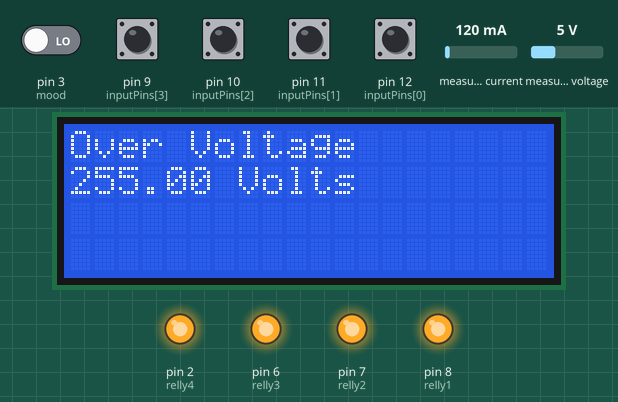
Simulated run of this sketch. Board: Arduino Uno, built with avr-gcc and run on an emulated ATmega328P. Parts: 20×4 character LCD, output pins drawn as LEDs (lit = HIGH). The inputs (shaded band) are chosen by the test bench; at power-on: pin 9 (inputPins[3]), pin 10 (inputPins[2]), pin 11 (inputPins[1]), pin 12 (inputPins[0]) HIGH, pin 3 (mood) LOW, measured current 120 mA, measured voltage 5 V. What the sketch prints to the serial monitor is not drawn.

Above: at 3.2 s.
3.3 s: pin 3 (mood) driven HIGH
At 4.2 s:
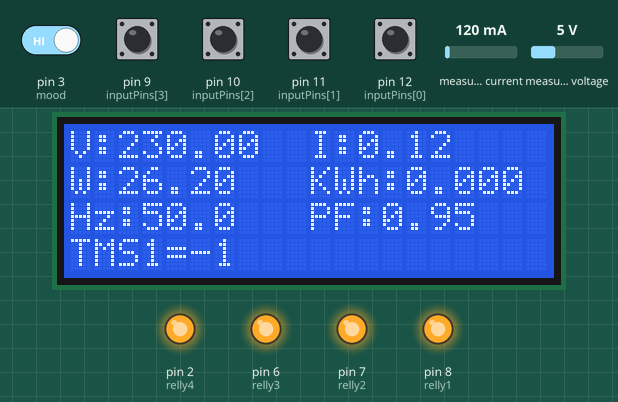
4.8 s: measured current set to 40 mA
At 5.6 s:
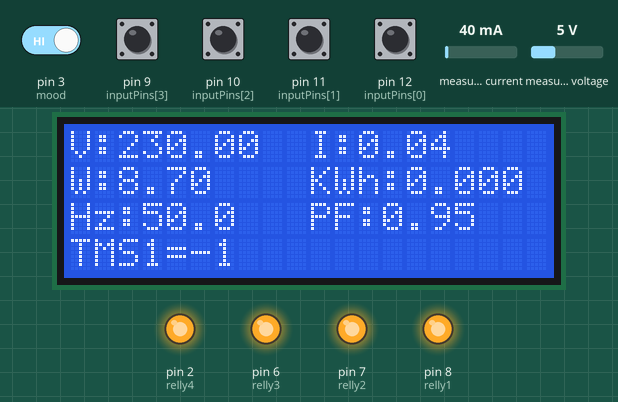
6.4 s: measured voltage set to 0.3 V
At 6.9 s:
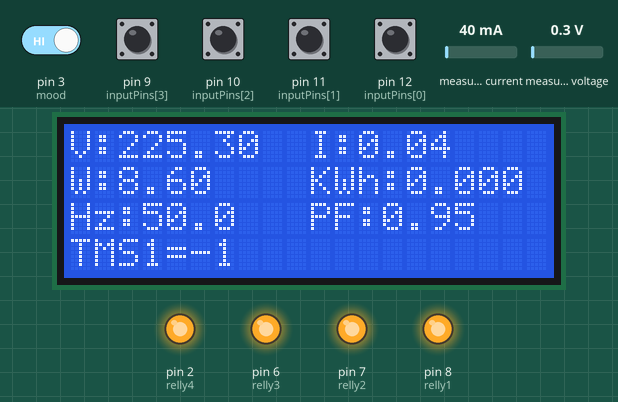
7.9 s: measured current set to 500 mA
At 8.3 s:
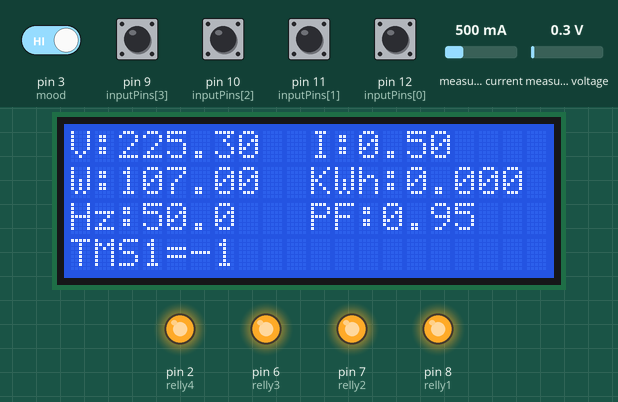
9.4 s: measured voltage set to 3.8 V
At 9.8 s:
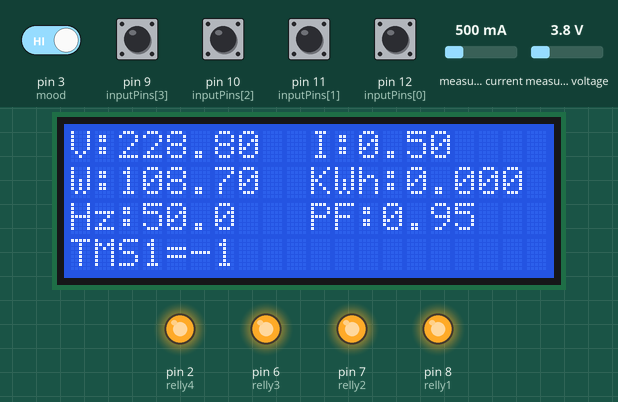
Timing chart, 0 to 12.4 s (numbered marks = the images above; inputs shaded):
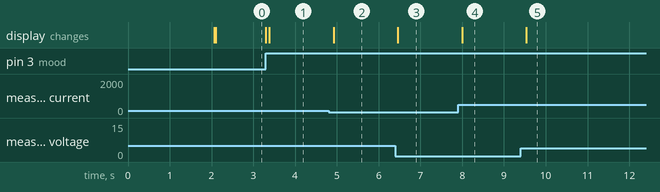

The sketch:

power_V7.ino
```cpp
#include <PZEM004Tv30.h>
#include <Wire.h>
#include <LiquidCrystal.h>
#include <EEPROM.h>

PZEM004Tv30 pzem(4,5);//arduino
float voltage;
float current;
float power;
float energy;
float frequency;
float pf;
//LiquidCrystal_I2C lcd(0x27,20,4); // set the LCD address to 0x3F for a 16 chars and 2 line display

LiquidCrystal lcd(A0, A1, A2, A3, A4, A5);

byte R1mood=0;
byte R2mood=0;
byte R3mood=0;
byte R4mood=0;


byte mood=3;
byte relly1=8;
byte relly2=7;
byte relly3=6;
byte relly4=2;
byte fclear=0;
int tms_set1=1;
int tms_set2=1;
int tms_set3=1;
int tms_set4=1;
int timeroc1=0;
int timeroc2=0;
int timeroc3=0;
int timeroc4=0;
float ti1=0.00;
float ti2=0.00;
float ti3=0.00;
float ti4=0.00;
byte O_V=0;
byte L_V=0;
byte O_C=0;
byte L_F=0;
byte O_F=0;
float L_PF1=0.90;
float L_PF2=0.85;
float L_PF3=0.80;
//Input & Button Logic
const int numOfInputs = 4;
const int inputPins[numOfInputs] = {12,11,10,9};
int inputState[numOfInputs];
int lastInputState[numOfInputs] = {LOW,LOW,LOW,LOW};
bool inputFlags[numOfInputs] = {LOW,LOW,LOW,LOW};
long lastDebounceTime[numOfInputs] = {0,0,0,0};
long debounceDelay = 5;

//LCD Menu Logic
const int numOfScreens = 16;
int currentScreen = 0;
String screens[numOfScreens][2] = {{"Over Voltage","Volts"}, {"Low Voltage","Volts"},
{"Over Current","Amper"},{"Low Frequency","Hz"},{"Over Frequency","Hz"}, {"LOW POWER FACTOR 1", "CosFi"}, {"LOW POWER FACTOR 2", "CosFi"}, {"LOW POWER FACTOR 3", "CosFi"},{"TMS1 SET", " "},{"TMS2 SET", " "},{"TMS3 SET", ""},{"TMS4 SET", " "},{"R1_Mood", " "},{"R2_Mood", " "},{"R3_Mood", " "},{"R4_Mood", " "}};

float parameters[numOfScreens];


void setup() {
 O_V=EEPROM.read(1);
 L_V=EEPROM.read(2);
 O_C=EEPROM.read(3);
 L_F=EEPROM.read(4);
 O_F=EEPROM.read(5);
 EEPROM.get(10,L_PF1);
 EEPROM.get(30,L_PF2);
 EEPROM.get(50,L_PF3);
 EEPROM.get(70,tms_set1);
 EEPROM.get(100,tms_set2);
 EEPROM.get(130,tms_set3);
 EEPROM.get(160,tms_set4);
 R1mood=EEPROM.read(190);
 R2mood=EEPROM.read(191);
 R3mood=EEPROM.read(192);
 R4mood=EEPROM.read(193);
 parameters[0]=float(O_V);
  parameters[1]=float(L_V);
  parameters[2]=float(O_C);
  parameters[3]=float(L_F);
  parameters[4]=float(O_F);
  parameters[5]=L_PF1;
  parameters[6]=L_PF2;
  parameters[7]=L_PF3;
  parameters[8]=tms_set1;
  parameters[9]=tms_set2;
  parameters[10]=tms_set3;
  parameters[11]=tms_set4;
  parameters[12]=R1mood;
  parameters[13]=R2mood;
  parameters[14]=R3mood;
  parameters[15]=R4mood;
    Serial.begin(115200);
//  lcd.begin();
  //lcd.init();                      // initialize the lcd

  lcd.begin(20, 4);

//  lcd.backlight();
      lcd.clear();
       lcd.setCursor(5, 1);
       lcd.print("AMIR_ESHAQY");
      delay(2000);
      lcd.clear();
    // Uncomment in order to reset the internal energy counter
    // pzem.resetEnergy()
 for(int i = 0; i < numOfInputs; i++) {
    pinMode(inputPins[i], INPUT);
    digitalWrite(inputPins[i], HIGH); // pull-up 20k
  }
  pinMode(mood,INPUT);
  pinMode(relly1,OUTPUT);
  pinMode(relly2,OUTPUT);
  pinMode(relly3,OUTPUT);
  pinMode(relly4,OUTPUT);

  digitalWrite(relly4,HIGH);
  digitalWrite(relly3,HIGH);
  digitalWrite(relly2,HIGH);
  digitalWrite(relly1,HIGH);
}


///////////////////////////////////////////////////////////////////////////////////////////////
void loop(){
  if(digitalRead(mood)==HIGH){

 save_eep();
 Reeding_par();
// rellay();
relay_new();
   // Serial.println();
    delay(50);
}else{
  fclear=0;
  setInputFlags();
  resolveInputFlags();
  }
}

void setInputFlags() {
  for(int i = 0; i < numOfInputs; i++) {
    int reading = digitalRead(inputPins[i]);
    if (reading != lastInputState[i]) {
      lastDebounceTime[i] = millis();
    }
    if ((millis() - lastDebounceTime[i]) > debounceDelay) {
      if (reading != inputState[i]) {
        inputState[i] = reading;
        if (inputState[i] == HIGH) {
          inputFlags[i] = HIGH;
        }
      }
    }
    lastInputState[i] = reading;
  }
}

void resolveInputFlags() {
  for(int i = 0; i < numOfInputs; i++) {
    if(inputFlags[i] == HIGH) {
      inputAction(i);
      inputFlags[i] = LOW;
      printScreen();
    }
  }
}

void inputAction(int input) {
  if(input == 0) {
    if (currentScreen == 0) {
      currentScreen = numOfScreens-1;
    }else{
      currentScreen--;
    }
  }else if(input == 1) {
    if (currentScreen == numOfScreens-1) {
      currentScreen = 0;
    }else{
      currentScreen++;
    }
  }else if(input == 2) {
    parameterChange(0);
  }else if(input == 3) {
    parameterChange(1);
  }
}

void parameterChange(int key) {
   if(key == 0 && currentScreen>=5&& currentScreen<=7) {
    parameters[currentScreen]=parameters[currentScreen]+0.01;
  }else if(key == 1 && currentScreen>=5&& currentScreen<=7) {
    parameters[currentScreen]=parameters[currentScreen]-0.01;
  }else if(key == 0 && currentScreen!=5) {
    parameters[currentScreen]++;
  }else if(key == 1 && currentScreen!=5) {
    parameters[currentScreen]--;}
O_V=byte(parameters[0]);
L_V=byte(parameters[1]);
O_C=byte(parameters[2]);
L_F=byte(parameters[3]);
O_F=byte(parameters[4]);
L_PF1=parameters[5];
L_PF2=parameters[6];
L_PF3=parameters[7];
tms_set1=parameters[8];
tms_set2=parameters[9];
tms_set3=parameters[10];
tms_set4=parameters[11];
R1mood=parameters[12];
R2mood=parameters[13];
R3mood=parameters[14];
R4mood=parameters[15];}

void printScreen() {
  lcd.clear();
  lcd.print(screens[currentScreen][0]);
  lcd.setCursor(0,1);
  lcd.print(parameters[currentScreen]);
  lcd.print(" ");
  lcd.print(screens[currentScreen][1]);
}
////////////////////////////pzem reeding prametr
void Reeding_par(){


  //  Serial.print("Custom Address:");
   // Serial.println(pzem.readAddress(), HEX);

    // Read the data from the sensor
    voltage = pzem.voltage();
    current = pzem.current();
    power = pzem.power();
    energy = pzem.energy();
    frequency = pzem.frequency();
    //pf = pzem.pf();
    if(pzem.pf()<0.1){
    pf=1.00;
    }else if(pzem.pf()>0.99){
    pf=0.00;
    }else{
    pf=pzem.pf();
    }

   // Check if the data is valid
    if(isnan(voltage)){
        //Serial.println("Error reading voltage");
        lcd.clear();
                lcd.setCursor(0, 1);
                lcd.print("Error readingVoltage");
    } else if (isnan(current)) {
      //  Serial.println("Error reading current");
        lcd.clear();
                lcd.setCursor(0, 1);
                lcd.print("Error readingCurrent");
    } else if (isnan(power)) {
       // Serial.println("Error reading power");
        lcd.clear();
               lcd.setCursor(0, 1);
               lcd.print("Error reading Power");
    } else if (isnan(energy)) {
       // Serial.println("Error reading energy");
        lcd.clear();
               lcd.setCursor(0, 1);
               lcd.print("Error reading Energy");
    } else if (isnan(frequency)) {
       // Serial.println("Error reading frequency");
        lcd.clear();
               lcd.setCursor(0, 1);
               lcd.print("Error Read Frequency");
    } else if (isnan(pf)) {
      //  Serial.println("Error reading power factor");
        lcd.clear();
               lcd.setCursor(0, 1);
               lcd.print("ErrorReadPowerFactor");
    } else {
//Serial.print(x);Serial.print(",");

        // Print the values to the Serial console
        Serial.print(voltage);Serial.print(",");
      //  Serial.print("Voltage: ");      Serial.print(voltage);      Serial.println("V");
        lcd.setCursor(0,0);             lcd.print("V:");            lcd.setCursor(2,0);           lcd.print(voltage);
      //  Serial.print("Current: ");      Serial.print(current);      Serial.println("A");
        Serial.print(current);Serial.print(",");
        lcd.setCursor(10,0);             lcd.print("I:");            lcd.setCursor(12,0);         lcd.print(current);
      //  Serial.print("Power: ");        Serial.print(power);        Serial.println("W");
        Serial.print(power);Serial.print(",");
        lcd.setCursor(0,1);             lcd.print("W:");            lcd.setCursor(2,1);           lcd.print(power);     lcd.print("    ");
      //  Serial.print("Energy: ");       Serial.print(energy,3);     Serial.println("kWh");
        Serial.print(energy,3);Serial.print(",");
        lcd.setCursor(10,1);            lcd.print("KWh:");          lcd.setCursor(14,1);          lcd.print(energy,3);  lcd.print(" ");
      //  Serial.print("Frequency: ");    Serial.print(frequency, 1); Serial.println("Hz");
        Serial.print(frequency, 1);Serial.print(",");
        lcd.setCursor(0,2);             lcd.print("Hz:");            lcd.setCursor(3,2);           lcd.print(frequency, 1);
      //  Serial.print("PF: ");           Serial.println(pf);

        lcd.setCursor(10,2);            lcd.print("PF:");
      /*   if(pf<0.1){

      Serial.println("1");
        lcd.setCursor(13,2);         lcd.print(1);
        pf=1;
          }else{
        Serial.println(pf);
        lcd.setCursor(13,2);         lcd.print(pf);}*/
        Serial.println(pf);
        lcd.setCursor(13,2);         lcd.print(pf);

        lcd.setCursor(0,3);             lcd.print("TMS1=");           lcd.print(tms_set1);
}
        ////////////////////////////////////////////////////////////////////////////////////////////////////////////////////


}
  void save_eep(){
     if(fclear==0){
  EEPROM.update(1, O_V);
  EEPROM.update(2, L_V);
  EEPROM.update(3, O_C);
  EEPROM.update(4, L_F);
  EEPROM.update(5, O_F);
  EEPROM.put(10, L_PF1);
  EEPROM.put(30, L_PF2);
  EEPROM.put(50, L_PF3);
  EEPROM.put(70,tms_set1);
  EEPROM.put(100,tms_set2);
  EEPROM.put(130,tms_set3);
  EEPROM.put(160,tms_set4);
  EEPROM.put(190,R1mood);
  EEPROM.put(191,R2mood);
  EEPROM.put(192,R3mood);
  EEPROM.put(193,R4mood);

  lcd.clear();
  fclear=1;}
    }
void relay_new(){
switch (R1mood) {
    case 1:
    //tms_On
    if(current>O_C){
    timeroc1++;
    ti1=(0.14*float(tms_set1))/(pow(current/float(O_C),0.02)-1);
    if(timeroc1>=ti1){
    timeroc1==ti1;
      digitalWrite(relly1,LOW);
      }
   }else{
      digitalWrite(relly1,HIGH);
       timeroc1=0;
         }
   break;
   case 2:
      if(current>O_C){
      timeroc1++;
    if(timeroc1>=tms_set1){
      timeroc1==tms_set1;
        digitalWrite(relly1,LOW);
      }
   }else{
        digitalWrite(relly1,HIGH);
       timeroc1=0;
         }
    break;
    case 3:
      if(voltage>O_V){
      timeroc1++;
    if(timeroc1>=tms_set1){
      timeroc1==tms_set1;
        digitalWrite(relly1,LOW);
      }
   }else{
       digitalWrite(relly1,HIGH);
       timeroc1=0;
         }
   break;
   case 4:
    if(voltage<L_V){
        timeroc1++;
    if(timeroc1>=tms_set1){
        timeroc1==tms_set1;
        digitalWrite(relly1,LOW);
      }
   }else{
        digitalWrite(relly1,HIGH);
        timeroc1=0;
         }
  break;
  case 5:
    if(frequency<L_F){
    timeroc1++;
    if(timeroc1>=tms_set1){
       timeroc1==tms_set1;
       digitalWrite(relly1,LOW);
      }
   }else{
       digitalWrite(relly1,HIGH);
       timeroc1=0;
         }
  break;
  case 6:
    if(frequency>O_F){
    timeroc1++;
    if(timeroc1>=tms_set1){
      timeroc1==tms_set1;
      digitalWrite(relly1,LOW);
      }
   }else{
      digitalWrite(relly1,HIGH);
      timeroc1=0;
         }
  break;
  case 7:
    if(voltage>O_V||voltage<L_V||current>O_C||frequency<L_F||frequency>O_F){
    timeroc1++;
    if(timeroc1>=tms_set1){
      timeroc1==tms_set1;
      digitalWrite(relly1,LOW);
      }
   }else{
      digitalWrite(relly1,HIGH);
      timeroc1=0;
         }
  break;
  case 8:
    if(pf<L_PF1){
    timeroc1++;
    if(timeroc1>=tms_set1){
      timeroc1==tms_set1;
        digitalWrite(relly1,LOW);
      }
   }else{
        digitalWrite(relly1,HIGH);
       timeroc1=0;
         }
  break;
  case 9:
    if(pf<L_PF2){
    timeroc1++;
    if(timeroc1>=tms_set1){
      timeroc1==tms_set1;
        digitalWrite(relly1,LOW);
      }
   }else{
        digitalWrite(relly1,HIGH);
       timeroc1=0;
         }
  break;
  case 10:
    if(pf<L_PF3){
    timeroc1++;
    if(timeroc1>=tms_set1){
      timeroc1==tms_set1;
        digitalWrite(relly1,LOW);
      }
   }else{
        digitalWrite(relly1,HIGH);
        timeroc1=0;
         }
  break;
  case 11:
    if(voltage>O_V||voltage<L_V){
    timeroc1++;
    if(timeroc1>=tms_set1){
        timeroc1==tms_set1;
        digitalWrite(relly1,LOW);
      }
   }else{
        digitalWrite(relly1,HIGH);
        timeroc1=0;
         }
  break;
  case 12:
    if(frequency<L_F||frequency>O_F){
    timeroc1++;
    if(timeroc1>=tms_set1){
        timeroc1==tms_set1;
        digitalWrite(relly1,LOW);
      }
   }else{
        digitalWrite(relly1,HIGH);
        timeroc1=0;
         }
  break;
 default:
      digitalWrite(relly1,HIGH);
  break;
  }
switch (R2mood) {
    case 1:
    //tms_On
    if(current>O_C){
    timeroc2++;
    ti2=(0.14*float(tms_set2))/(pow(current/float(O_C),0.02)-1);
    //Serial.println(tms);
    if(timeroc2>=ti2){
     timeroc2==ti2;
   // Serial.println("on erlly");
      digitalWrite(relly2,LOW);
      }
   }else{
      digitalWrite(relly2,HIGH);
       timeroc2=0;
         }
      break;
    case 2:
      if(current>O_C){
    timeroc2++;
    if(timeroc2>=tms_set2){
      timeroc2==tms_set2;
      digitalWrite(relly2,LOW);
      }
   }else{
      digitalWrite(relly2,HIGH);
       timeroc2=0;
         }
      break;
    case 3:
    if(voltage>O_V){
      timeroc2++;
    if(timeroc2>=tms_set2){
      timeroc2==tms_set2;
      digitalWrite(relly2,LOW);
      }
   }else{
      digitalWrite(relly2,HIGH);
       timeroc2=0;
         }
  break;
    case 4:
    if(voltage<L_V){
      timeroc2++;
    if(timeroc2>=tms_set2){
      timeroc2==tms_set2;
      digitalWrite(relly2,LOW);
      }
   }else{
      digitalWrite(relly2,HIGH);
       timeroc2=0;
         }
  break;
    case 5:
    if(frequency<L_F){
       timeroc2++;
    if(timeroc2>=tms_set2){
      timeroc2==tms_set2;
      digitalWrite(relly2,LOW);
      }
   }else{
      digitalWrite(relly2,HIGH);
       timeroc2=0;
         }
  break;
    case 6:
     if(frequency>O_F){
       timeroc2++;
    if(timeroc2>=tms_set2){
      timeroc2==tms_set2;
      digitalWrite(relly2,LOW);
      }
   }else{
      digitalWrite(relly2,HIGH);
       timeroc2=0;
         }
  break;
    case 7:
    if(voltage>O_V||voltage<L_V||current>O_C||frequency<L_F||frequency>O_F){
    timeroc2++;
    //Serial.println(tms);
    if(timeroc2>=tms_set2){
      timeroc2==tms_set2;
   // Serial.println("on erlly");
      digitalWrite(relly2,LOW);
      }
   }else{
      digitalWrite(relly2,HIGH);
       timeroc2=0;
         }
  break;
    case 8:
     if(pf<L_PF1){
       timeroc2++;
    if(timeroc2>=tms_set2){
      timeroc2==tms_set2;
      digitalWrite(relly2,LOW);
      }
   }else{
      digitalWrite(relly2,HIGH);
       timeroc2=0;
         }
  break;
    case 9:
     if(pf<L_PF2){
       timeroc2++;
    if(timeroc2>=tms_set2){
      timeroc2==tms_set2;
      digitalWrite(relly2,LOW);
      }
   }else{
      digitalWrite(relly2,HIGH);
       timeroc2=0;
         }
  break;
    case 10:
     if(pf<L_PF3){
      timeroc2++;
    if(timeroc2>=tms_set2){
      timeroc2==tms_set2;
      digitalWrite(relly2,LOW);
      }
   }else{
      digitalWrite(relly2,HIGH);
       timeroc2=0;
         }
  break;
    case 11:
     if(voltage>O_V||voltage<L_V){
     timeroc2++;
    if(timeroc2>=tms_set2){
      timeroc2==tms_set2;
      digitalWrite(relly2,LOW);
      }
   }else{
      digitalWrite(relly2,HIGH);
       timeroc2=0;
         }
  break;
    case 12:
     if(frequency<L_F||frequency>O_F){
       timeroc2++;
    if(timeroc2>=tms_set2){
      timeroc2==tms_set2;
      digitalWrite(relly2,LOW);
      }
   }else{
      digitalWrite(relly2,HIGH);
       timeroc2=0;
         }
  break;
 default:
      digitalWrite(relly2,HIGH);
    break;
  }
  switch (R3mood) {
    case 1:
    //tms_On
    if(current>O_C){
    timeroc3++;
    ti3=(0.14*float(tms_set3))/(pow(current/float(O_C),0.02)-1);
    //Serial.println(tms);
    if(timeroc3>=ti3){
     timeroc3==ti3;
   // Serial.println("on erlly");
      digitalWrite(relly3,LOW);
      }
   }else{
      digitalWrite(relly3,HIGH);
       timeroc3=0;
         }
      break;
    case 2:
      if(current>O_C){
    timeroc3++;
    if(timeroc3>=tms_set3){
      timeroc3==tms_set3;
      digitalWrite(relly3,LOW);
      }
   }else{
      digitalWrite(relly3,HIGH);
       timeroc3=0;
         }
      break;
    case 3:
    if(voltage>O_V){
      timeroc3++;
    if(timeroc3>=tms_set3){
      timeroc3==tms_set3;
      digitalWrite(relly3,LOW);
      }
   }else{
      digitalWrite(relly3,HIGH);
       timeroc3=0;
         }
  break;
    case 4:
    if(voltage<L_V){
      timeroc3++;
    if(timeroc3>=tms_set3){
      timeroc3==tms_set3;
      digitalWrite(relly3,LOW);
      }
   }else{
      digitalWrite(relly3,HIGH);
       timeroc3=0;
         }
  break;
    case 5:
    if(frequency<L_F){
     timeroc3++;
    if(timeroc3>=tms_set3){
      timeroc3==tms_set3;
      digitalWrite(relly3,LOW);
      }
   }else{
      digitalWrite(relly3,HIGH);
       timeroc3=0;
         }
  break;
    case 6:
     if(frequency>O_F){
      timeroc3++;
    if(timeroc3>=tms_set3){
      timeroc3==tms_set3;
      digitalWrite(relly3,LOW);
      }
   }else{
      digitalWrite(relly3,HIGH);
       timeroc3=0;
         }
  break;
    case 7:
    if(voltage>O_V||voltage<L_V||current>O_C||frequency<L_F||frequency>O_F){
    timeroc3++;
    //Serial.println(tms);
    if(timeroc3>=tms_set3){
      timeroc3==tms_set3;
   // Serial.println("on erlly");
      digitalWrite(relly3,LOW);
      }
   }else{
      digitalWrite(relly3,HIGH);
       timeroc3=0;
         }
  break;
    case 8:
     if(pf<L_PF1){
      timeroc3++;
    if(timeroc3>=tms_set3){
      timeroc3==tms_set3;
      digitalWrite(relly3,LOW);
      }
   }else{
      digitalWrite(relly3,HIGH);
       timeroc3=0;
         }
  break;
    case 9:
     if(pf<L_PF2){
     timeroc3++;
    if(timeroc3>=tms_set3){
      timeroc3==tms_set3;
      digitalWrite(relly3,LOW);
      }
   }else{
      digitalWrite(relly3,HIGH);
       timeroc3=0;
         }
  break;
    case 10:
     if(pf<L_PF3){
     timeroc3++;
    if(timeroc3>=tms_set3){
      timeroc3==tms_set3;
      digitalWrite(relly3,LOW);
      }
   }else{
      digitalWrite(relly3,HIGH);
       timeroc3=0;
         }
  break;
    case 11:
     if(voltage>O_V||voltage<L_V){
      timeroc3++;
    if(timeroc3>=tms_set3){
      timeroc3==tms_set3;
      digitalWrite(relly3,LOW);
      }
   }else{
      digitalWrite(relly3,HIGH);
       timeroc3=0;
         }
  break;
    case 12:
     if(frequency<L_F||frequency>O_F){
   timeroc3++;
    if(timeroc3>=tms_set3){
      timeroc3==tms_set3;
      digitalWrite(relly3,LOW);
      }
   }else{
      digitalWrite(relly3,HIGH);
       timeroc3=0;
         }
  break;
 default:
      digitalWrite(relly3,HIGH);
    break;
  }
switch (R4mood) {
    case 1:
    //tms_On
    if(current>O_C){
    timeroc4++;
    ti4=(0.14*float(tms_set4))/(pow(current/float(O_C),0.02)-1);
    //Serial.println(tms);
    if(timeroc4>=ti4){
     timeroc4==ti4;
   // Serial.println("on erlly");
      digitalWrite(relly4,LOW);
      }
   }else{
      digitalWrite(relly4,HIGH);
       timeroc4=0;
         }
      break;
    case 2:
      if(current>O_C){
    timeroc4++;
    if(timeroc4>=tms_set4){
      timeroc4==tms_set4;
      digitalWrite(relly4,LOW);
      }
   }else{
      digitalWrite(relly4,HIGH);
       timeroc4=0;
         }
      break;
    case 3:
    if(voltage>O_V){
    timeroc4++;
    if(timeroc4>=tms_set4){
      timeroc4==tms_set4;
      digitalWrite(relly4,LOW);
      }
   }else{
      digitalWrite(relly4,HIGH);
       timeroc4=0;
         }
  break;
    case 4:
    if(voltage<L_V){
     timeroc4++;
    if(timeroc4>=tms_set4){
      timeroc4==tms_set4;
      digitalWrite(relly4,LOW);
      }
   }else{
      digitalWrite(relly4,HIGH);
       timeroc4=0;
         }
  break;
    case 5:
    if(frequency<L_F){
     timeroc4++;
    if(timeroc4>=tms_set4){
      timeroc4==tms_set4;
      digitalWrite(relly4,LOW);
      }
   }else{
      digitalWrite(relly4,HIGH);
       timeroc4=0;
         }
  break;
    case 6:
     if(frequency>O_F){
     timeroc4++;
    if(timeroc4>=tms_set4){
      timeroc4==tms_set4;
      digitalWrite(relly4,LOW);
      }
   }else{
      digitalWrite(relly4,HIGH);
       timeroc4=0;
         }
  break;
    case 7:
    if(voltage>O_V||voltage<L_V||current>O_C||frequency<L_F||frequency>O_F){
    timeroc4++;
    //Serial.println(tms);
    if(timeroc4>=tms_set4){
      timeroc4==tms_set4;
   // Serial.println("on erlly");
      digitalWrite(relly4,LOW);
      }
   }else{
      digitalWrite(relly4,HIGH);
       timeroc4=0;
         }
  break;
    case 8:
     if(pf<L_PF1){
      timeroc4++;
    if(timeroc4>=tms_set4){
      timeroc4==tms_set4;
      digitalWrite(relly4,LOW);
      }
   }else{
      digitalWrite(relly4,HIGH);
       timeroc4=0;
         }
  break;
    case 9:
     if(pf<L_PF2){
     timeroc4++;
    if(timeroc4>=tms_set4){
      timeroc4==tms_set4;
      digitalWrite(relly4,LOW);
      }
   }else{
      digitalWrite(relly4,HIGH);
       timeroc4=0;
         }
  break;
    case 10:
     if(pf<L_PF3){
     timeroc4++;
    if(timeroc4>=tms_set4){
      timeroc4==tms_set4;
      digitalWrite(relly4,LOW);
      }
   }else{
      digitalWrite(relly4,HIGH);
       timeroc4=0;
         }
  break;
    case 11:
     if(voltage>O_V||voltage<L_V){
      timeroc4++;
    if(timeroc4>=tms_set4){
      timeroc4==tms_set4;
      digitalWrite(relly4,LOW);
      }
   }else{
      digitalWrite(relly4,HIGH);
       timeroc4=0;
         }
  break;
    case 12:
     if(frequency<L_F||frequency>O_F){
      timeroc4++;
    if(timeroc4>=tms_set4){
      timeroc4==tms_set4;
      digitalWrite(relly4,LOW);
      }
   }else{
      digitalWrite(relly4,HIGH);
       timeroc4=0;
         }
  break;
 default:
      digitalWrite(relly4,HIGH);
    break;
  }
}
```

Measured:
- after the input at 3.3 s, the display: first changes at once (image 1 shows a later state)
- after the input at 4.8 s, the display: changes after 0.12 s (image 2)
- after the input at 6.4 s, the display: changes after 0.06 s (image 3)
- after the input at 7.9 s, the display: changes after 0.10 s (image 4)
- after the input at 9.4 s, the display: changes after 0.14 s (image 5)
